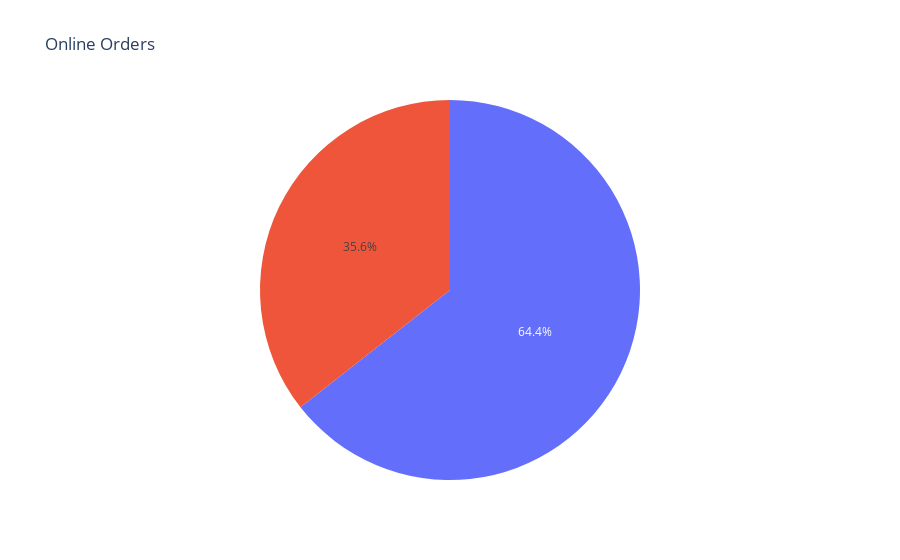

The notebook cell saved with this chart:
### Code cell
px.pie(df,values = x,labels = labels,title='Online Orders')

### Figure 1 — Plotly figure (JSON) as saved in the notebook; plotly's stock layout.template omitted (floating-point values rounded to 4 significant figures)
{"data": [{"domain": {"x": [0, 1], "y": [0, 1]}, "hovertemplate": "value=%{value}<extra></extra>", "legendgroup": "", "name": "", "showlegend": false, "type": "pie", "values": [28308, 15634]}], "layout": {"legend": {"tracegroupgap": 0}, "title": {"text": "Online Orders"}}}
